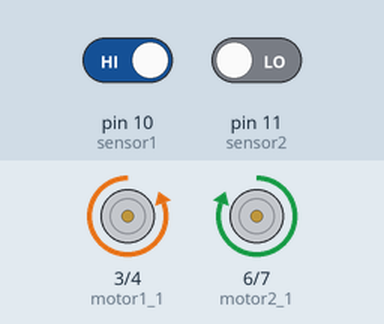
Bench run of a sketch on a simulated Arduino Uno, built with avr-gcc and run on an emulated ATmega328P. Shown: motor-driver pin pairs drawn as motors (green arrow = first pin HIGH = forward, orange = second pin HIGH = backward, longer = more drive). The inputs (shaded band) are chosen by the test bench; at power-on: pin 10 (sensor1) HIGH, pin 11 (sensor2) LOW.

Above: at 1.2 s.
1.3 s: pin 10 (sensor1) driven LOW
At 1.7 s:
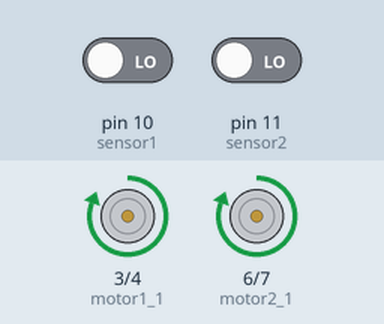
2.8 s: pin 11 (sensor2) driven HIGH
At 4.0 s:
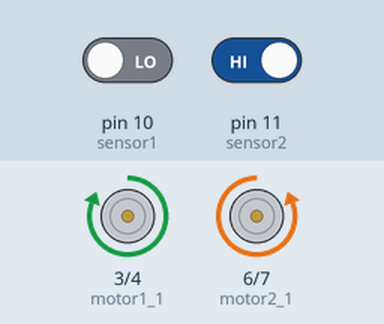
4.3 s: pin 10 (sensor1) driven HIGH
At 5.1 s:
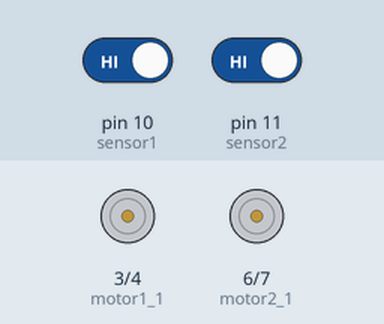
5.8 s: pin 11 (sensor2) driven LOW
At 6.3 s:
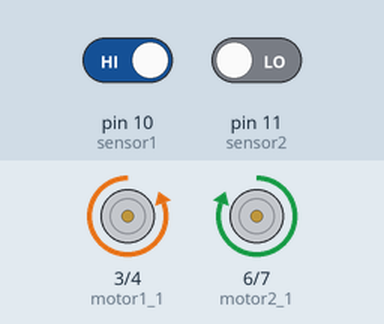
Timing chart, 0 to 8.3 s (numbered marks = the images above; inputs shaded):
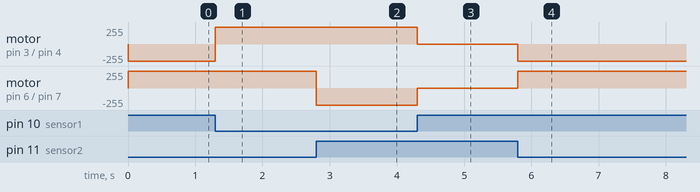

The sketch:

Line_Follower_2.ino
```cpp
int motor1_1 = 3;
int motor1_2 = 4;
int motor2_1 = 6;
int motor2_2 = 7;
int sensor1 = 10;
int sensor2 = 11;
int sensorstate1 = 0;
int sensorstate2 = 0;
void setup() {
pinMode(sensor1, INPUT);
pinMode(sensor2, INPUT);
pinMode(motor1_1, OUTPUT);
pinMode(motor1_2, OUTPUT);
pinMode(motor2_1, OUTPUT);
pinMode(motor2_2, OUTPUT);
}
void loop() {
sensorstate1 = digitalRead(sensor1);
sensorstate2 = digitalRead(sensor2);
if ((sensorstate1 == LOW)&&(sensorstate2 == LOW)) {
digitalWrite(motor1_1, HIGH);
digitalWrite(motor1_2, LOW);
digitalWrite(motor2_1, HIGH);
digitalWrite(motor2_2, LOW);
}
if ((sensorstate1 == LOW)&&(sensorstate2 == HIGH)) {
digitalWrite(motor1_1, HIGH);
digitalWrite(motor1_2, LOW);
digitalWrite(motor2_1, LOW);
digitalWrite(motor2_2, HIGH);
}
if ((sensorstate1 == HIGH)&&(sensorstate2 == LOW)) {
digitalWrite(motor2_1, HIGH);
digitalWrite(motor2_2, LOW);
digitalWrite(motor1_1, LOW);
digitalWrite(motor1_2, HIGH);

}
if ((sensorstate2 == HIGH)&&(sensorstate1 == HIGH)) {
digitalWrite(motor2_1, LOW);
digitalWrite(motor2_2, LOW);
digitalWrite(motor1_1, LOW);
digitalWrite(motor1_2, LOW);

}
}
```

Measured:
- after the input at 1.3 s, motor on pin 3 (motor1_1) / pin 4 (motor1_2): backward 255/255 → forward 255/255 at once
- after the input at 2.8 s, motor on pin 6 (motor2_1) / pin 7 (motor2_2): forward 255/255 → backward 255/255 at once
- after the input at 4.3 s, motor on pin 3 (motor1_1) / pin 4 (motor1_2): forward 255/255 → stopped at once; motor on pin 6 (motor2_1) / pin 7 (motor2_2): backward 255/255 → stopped at once
- after the input at 5.8 s, motor on pin 3 (motor1_1) / pin 4 (motor1_2): stopped → backward 255/255 at once; motor on pin 6 (motor2_1) / pin 7 (motor2_2): stopped → forward 255/255 at once
